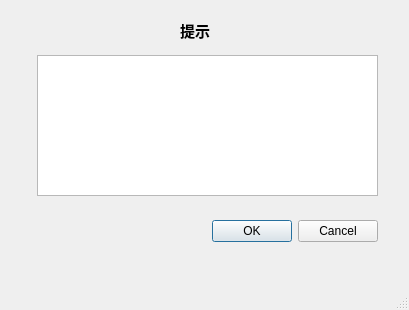
<?xml version="1.0" encoding="UTF-8"?>
<ui version="4.0">
 <class>MainWindow</class>
 <widget class="QMainWindow" name="MainWindow">
  <property name="geometry">
   <rect>
    <x>0</x>
    <y>0</y>
    <width>409</width>
    <height>310</height>
   </rect>
  </property>
  <property name="windowTitle">
   <string>MainWindow</string>
  </property>
  <widget class="QWidget" name="centralwidget">
   <widget class="QDialogButtonBox" name="buttonBox">
    <property name="geometry">
     <rect>
      <x>37</x>
      <y>215</y>
      <width>341</width>
      <height>32</height>
     </rect>
    </property>
    <property name="orientation">
     <enum>Qt::Horizontal</enum>
    </property>
    <property name="standardButtons">
     <set>QDialogButtonBox::Cancel|QDialogButtonBox::Ok</set>
    </property>
   </widget>
   <widget class="QTextEdit" name="TE_Message">
    <property name="geometry">
     <rect>
      <x>37</x>
      <y>55</y>
      <width>341</width>
      <height>141</height>
     </rect>
    </property>
    <property name="font">
     <font>
      <family>Aharoni</family>
     </font>
    </property>
   </widget>
   <widget class="QLabel" name="lab_Title">
    <property name="geometry">
     <rect>
      <x>180</x>
      <y>20</y>
      <width>50</width>
      <height>21</height>
     </rect>
    </property>
    <property name="font">
     <font>
      <pointsize>11</pointsize>
      <weight>75</weight>
      <bold>true</bold>
     </font>
    </property>
    <property name="text">
     <string>提示</string>
    </property>
    <property name="openExternalLinks">
     <bool>false</bool>
    </property>
   </widget>
  </widget>
  <widget class="QMenuBar" name="menubar">
   <property name="geometry">
    <rect>
     <x>0</x>
     <y>0</y>
     <width>409</width>
     <height>26</height>
    </rect>
   </property>
  </widget>
  <widget class="QStatusBar" name="statusbar"/>
 </widget>
 <resources/>
 <connections/>
</ui>
